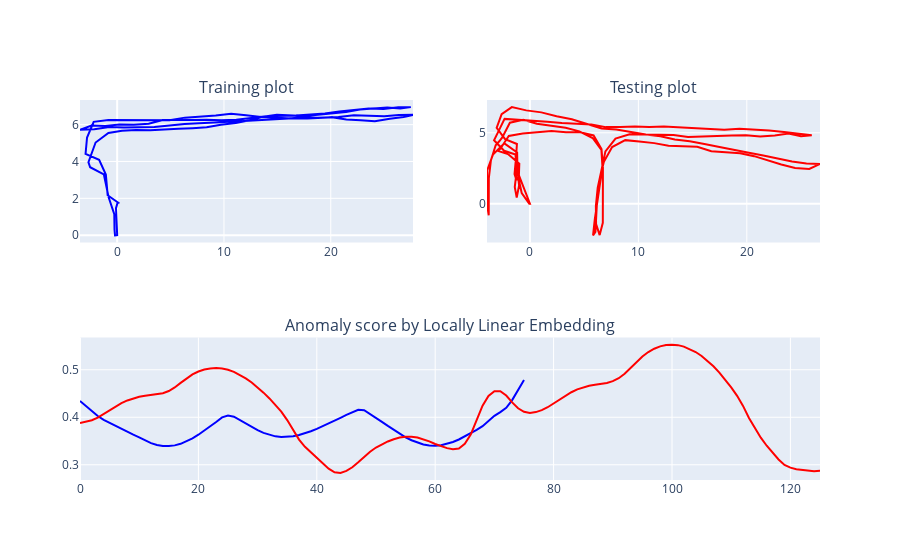

Source (notebook cell):
### Code cell
fig = make_subplots(rows=2, cols=2,specs=[[{}, {}], [{"colspan": 2}, None]],
    subplot_titles=("Training plot","Testing plot", "Anomaly score by Locally Linear Embedding"))
fig.add_trace(go.Scatter(x=df[1], y=df[2], marker_color='blue',
                        name="Training path"),row=1, col=1)
fig.add_trace(go.Scatter(x=df_test[1], y=df_test[2], marker_color='red',
                        name="Testing Score"),row=1, col=2)
fig.add_trace(go.Scatter(x=list(range(len(dt_scores))), y=dt_scores[5:-5], marker_color='blue',
                         name="Training Score"), row=2, col=1)
fig.add_trace(go.Scatter(x=list(range(len(dj_scores))), y=dj_scores, marker_color='red',
                        name="Testing Score"), row=2, col=1)
fig.update_layout(showlegend=False)
